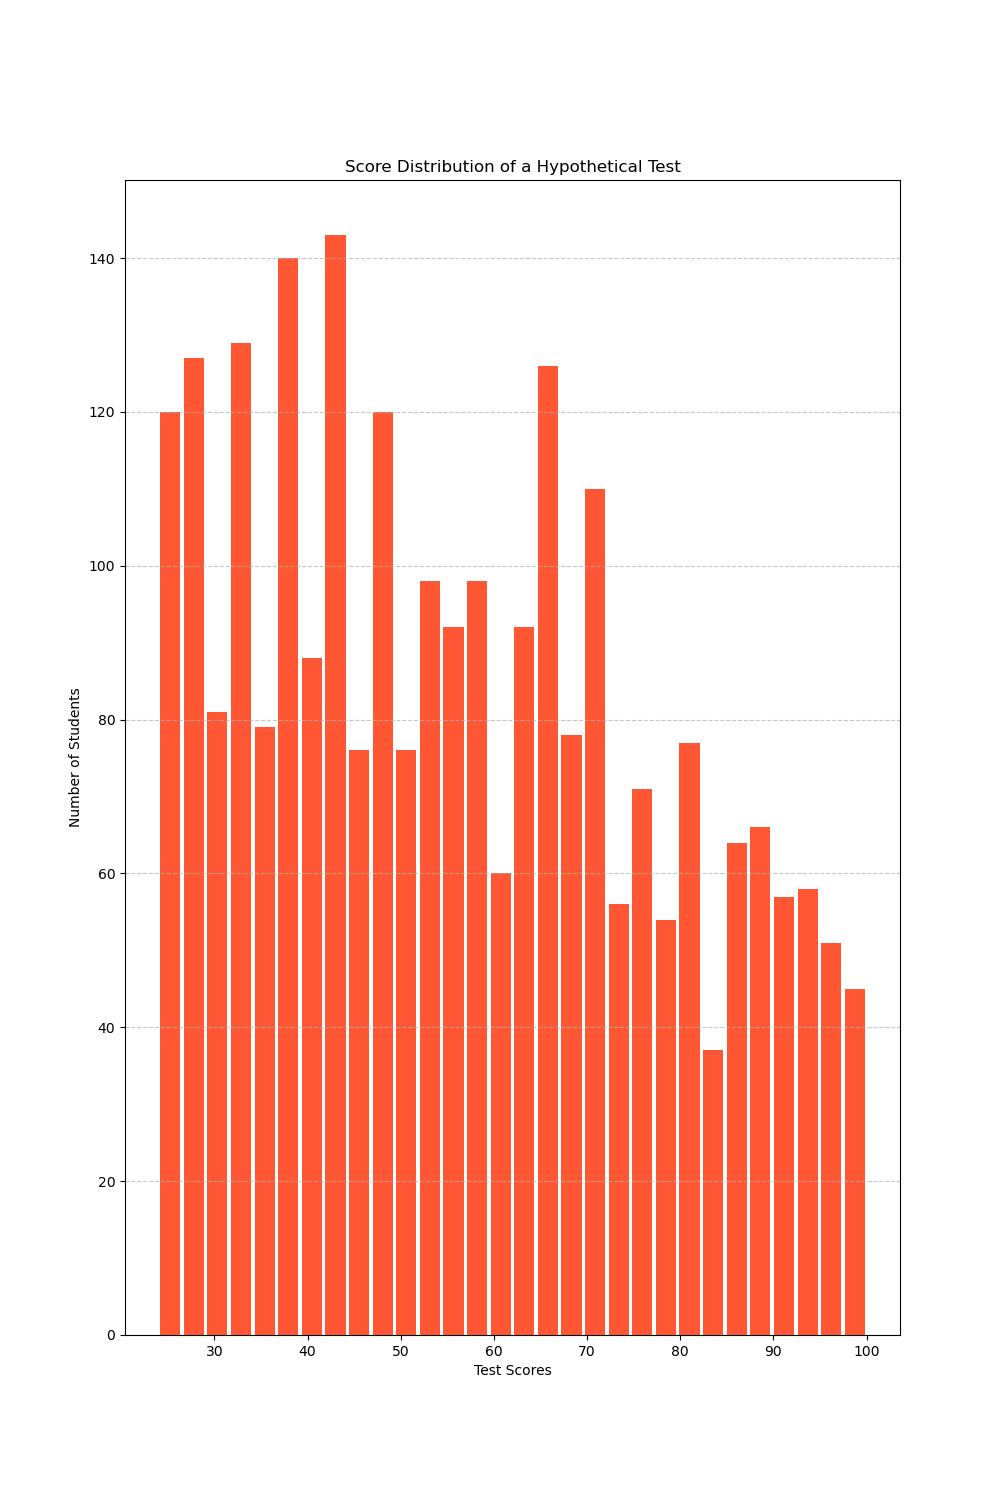

Write the Python code that produced this figure.

import matplotlib.pyplot as plt
import numpy as np

# Generated data points representing the score distribution of a hypothetical test
scores = np.concatenate((
    np.repeat(np.arange(24, 50), np.random.randint(30, 60, 26)),
    np.repeat(np.arange(50, 75), np.random.randint(20, 50, 25)),
    np.repeat(np.arange(75, 101), np.random.randint(10, 40, 26))
))

# Plotting the histogram
plt.figure(figsize=(10, 15))
plt.hist(scores, bins=30, orientation='vertical', color='#FF5733', rwidth=0.85)

# Customizing the plot
plt.title('Score Distribution of a Hypothetical Test')
plt.ylabel('Number of Students')
plt.xlabel('Test Scores')
plt.grid(axis='y', linestyle='--', alpha=0.7)

# Showing the plot
plt.show()
